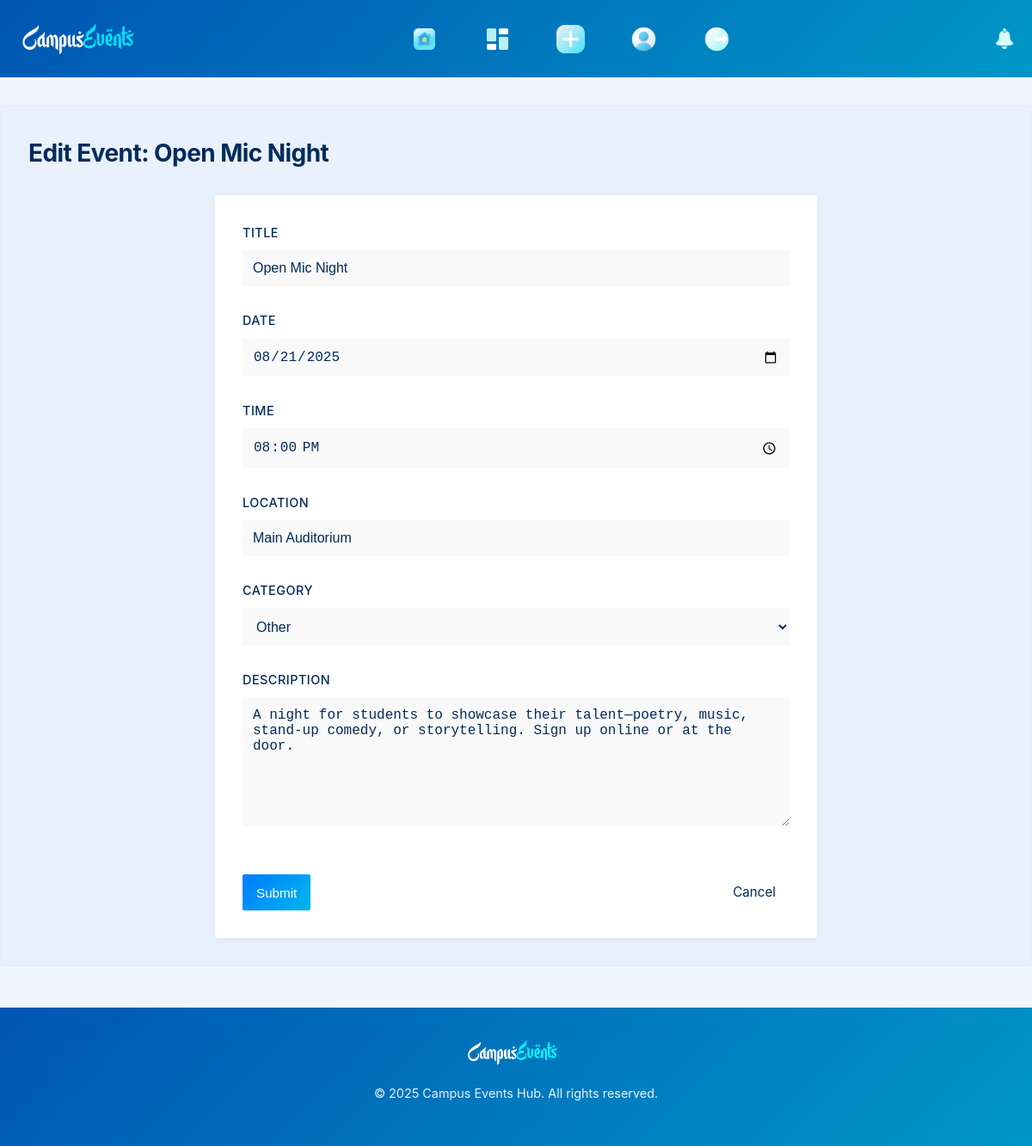
/edit_event/1 (signed in), run on the app's committed database.
### models.py (models this page shows)
class Event(db.Model):
    __tablename__ = 'event'
    id = db.Column(db.Integer, primary_key=True)
    title = db.Column(db.String(100), nullable=False)
    description = db.Column(db.Text, nullable=False)
    date = db.Column(db.Date, nullable=False)
    time = db.Column(db.Time, nullable=False)
    location = db.Column(db.String(100), nullable=False)
    category = db.Column(db.String(50), nullable=False)
    status = db.Column(db.Enum(EventStatus), default=EventStatus.PENDING)
    user_id = db.Column(db.Integer, db.ForeignKey('user.id'), nullable=False)
    likes = db.relationship('Like', backref='event', lazy=True, cascade='all, delete-orphan')
    rsvps = db.relationship('RSVP', backref='event', lazy=True, cascade='all, delete-orphan')
    notifications = db.relationship('Notification', backref='event', lazy=True, cascade='all, delete-orphan')

### app.py (the view, shortened to what this page needs)
@app.route('/edit_event/<int:event_id>', methods=['GET', 'POST'])
@login_required
def edit_event_page(event_id):
    event = Event.query.get_or_404(event_id)
    if event.organizer.id != current_user.id and current_user.role != UserRole.ADMIN:
        logger.warning(f"Unauthorized edit attempt by {current_user.email} on event {event_id}")
        flash('Unauthorized action.', 'danger')
        return redirect(url_for('index'))
    form = EventForm(obj=event)
    return render_template('edit_event.html', form=form, event=event)

### forms.py
class EventForm(FlaskForm):
    title = StringField('Title', validators=[DataRequired(), Length(max=100)])
    description = TextAreaField('Description', validators=[DataRequired()])
    date = DateField('Date', validators=[DataRequired()])
    time = TimeField('Time', validators=[DataRequired()])
    location = StringField('Location', validators=[DataRequired(), Length(max=100)])
    category = SelectField('Category', choices=[
        ('workshop', 'Workshop'),
        ('seminar', 'Seminar'),
        ('party', 'Party'),
        ('sports', 'Sports'),
        ('other', 'Other')
    ], validators=[DataRequired()])
    submit = SubmitField('Submit')

### app.py (called while the page is built)
@login_manager.user_loader
def load_user(user_id):
    return User.query.get(int(user_id))

### templates/edit_event.html (shortened to what this page needs)
        {% extends "base.html" %}
{% block css %}
    <link rel="stylesheet" href="{{ url_for('static', filename='css/edit_event.css') }}">
{% endblock %}
{% block content %}
    <div class="container">
        <h2>Edit Event: {{ event.title }}</h2>
        <form method="POST" class="event-form">
            <div class="form-group">
                {{ form.title.label }} {{ form.title(class="form-control", value=event.title) }}
            </div>
            <div class="form-group">
                {{ form.date.label }} {{ form.date(class="form-control", value=event.date.strftime('%Y-%m-%d')) }}
            </div>
            <div class="form-group">
                {{ form.time.label }} {{ form.time(class="form-control", value=event.time.strftime('%H:%M')) }}
            </div>
            <div class="form-group">
                {{ form.location.label }} {{ form.location(class="form-control", value=event.location) }}
            </div>
            <div class="form-group">
                {{ form.category.label }} {{ form.category(class="form-control", value=event.category) }}
            </div>
            <div class="form-group">
                {{ form.description.label }} {{ form.description(class="form-control", rows="4", value=event.description) }}
            </div>
            <div class="form-actions">
                {{ form.submit(class="btn btn-primary") }}
                <a href="{{ url_for('get_event_page', event_id=event.id) }}" class="btn btn-secondary">Cancel</a>
            </div>
        </form>
    </div>
{% endblock %}

### static/css/base.css (style rules this page uses)
:root { --primary-blue: #007bff; --light-blue: #f0f6ff; --white: #ffffff; --dark-blue: #002b5c; --gradient-blue: linear-gradient(135deg, #007bff 0%, #00b7eb 100%); --success-green: #28a745; --danger-red: #dc3545; --gray: #5a6a7a; --font-primary: 'Inter', -apple-system, BlinkMacSystemFont, sans-serif; --transition: all 0.3s ease; --border-radius: 2px; --animation-ease: cubic-bezier(0.4, 0, 0.2, 1); }
* { margin: 0; padding: 0; box-sizing: border-box; }
body { font-family: var(--font-primary); line-height: 1.7; color: var(--dark-blue); background-color: var(--light-blue); font-size: 16px; overscroll-behavior: none; }
h1, h2, h3, h4 { font-weight: 700; color: var(--dark-blue); }
h2 { font-size: 1.75rem; margin-bottom: 1.5rem; letter-spacing: -0.02em; }
a { text-decoration: none; color: var(--primary-blue); transition: var(--transition); }
.container { max-width: 1280px; margin: 2rem auto; padding: 2rem; background-color: #c8def531; border-radius: var(--border-radius); border: 1px solid #c8def531; animation: fadeInOpacity 0.4s var(--animation-ease); }
.btn { padding: 0.5rem 1rem; border: none; border-radius: var(--border-radius); font-size: 0.95rem; cursor: pointer; transition: var(--transition); display: inline-flex; align-items: center; gap: 0.5rem; }
.btn-primary { background: var(--gradient-blue); color: var(--white); }

### static/css/edit_event.css (style rules this page uses)
.event-form { max-width: 700px; margin: 0 auto; padding: 2rem; background: white; border-radius: var(--border-radius); box-shadow: 0 2px 10px rgba(0, 0, 0, 0.05); }
.form-group { margin-bottom: 1.75rem; }
.form-group label { display: block; margin-bottom: 0.5rem; font-weight: 500; color: var(--secondary-color); font-size: 0.9rem; text-transform: uppercase; letter-spacing: 0.5px; }
.form-control { width: 100%; padding: 0.75rem; border: 1px solid var(--medium-gray); border-radius: var(--border-radius); font-size: 1rem; color: var(--secondary-color); transition: var(--transition); background-color: #f9f9f9; }
.form-control[rows] { min-height: 150px; resize: vertical; }
.form-actions { display: flex; justify-content: space-between; margin-top: 2rem; padding-top: 1.5rem; border-top: 1px solid var(--light-gray); }
.btn-secondary { background-color: white; color: var(--secondary-color); border: 1px solid var(--medium-gray); }

### data on the page
Event: title "Open Mic Night", date "08/21/2025", time "20:00", location "Main Auditorium", category "Other", description "A night for students to showcase their talent—poetry, music, stand-up comedy, or storytelling. Sign up online or at the door."
